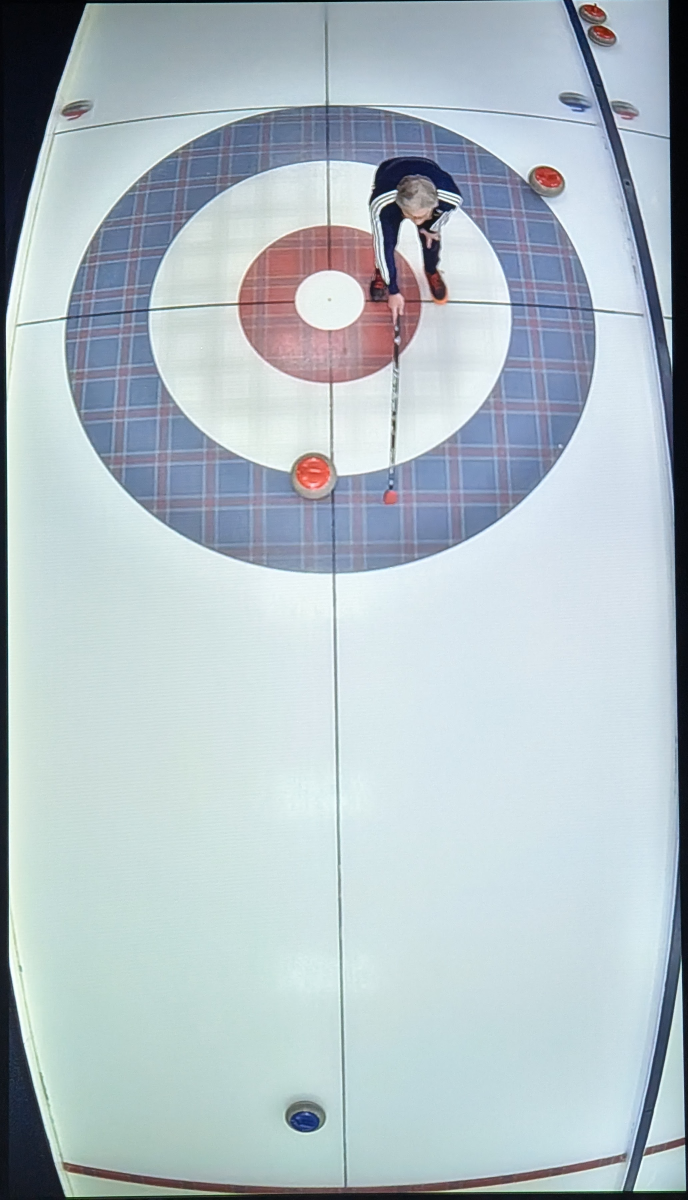
#> input picture sample_sheet.jpg, 2063 x 3600 px, given in place of the camera (shown at 1/3 size)
$ python capture_changed_frames.py
#> lines starting #> are read from the running program, lines starting #| are printed output that depends on the picture
### core/utils.py
import json
import os
import re
import shutil
import subprocess

import cv2


def _preferred_capture_api():
    if os.name == 'nt' and hasattr(cv2, 'CAP_DSHOW'):
        return cv2.CAP_DSHOW  # type: ignore[attr-defined]
    if os.name == 'posix' and hasattr(cv2, 'CAP_V4L2'):
        return cv2.CAP_V4L2  # type: ignore[attr-defined]
    return None


def open_camera(index):
    api = _preferred_capture_api()
    if api is not None:
        cap = cv2.VideoCapture(index, api)
        if cap.isOpened():
            return cap
        cap.release()
    return cv2.VideoCapture(index)


# [80 lines left out: functions list_available_cameras, _windows_camera_friendly_names, _linux_camera_friendly_names, labeled_camera_choices, not called in this run]

### capture_changed_frames.py
import argparse
import cv2
import numpy as np
import os
import sys
import time
from datetime import datetime
from typing import Optional, Tuple

from core.utils import open_camera

# ==== CONFIG ====
DEFAULT_CAMERA_INDEX = 0  # Change to 1, 2, ... if your HDMI-USB device isn't at 0
OUTPUT_DIR = "captured_frames"
LATEST_FRAME_ALIAS = "latest_frame.jpg"
POLL_INTERVAL_SEC = 1.0   # How often to poll (seconds)
CHANGE_THRESHOLD = 5.0    # Mean pixel difference threshold (tune as needed)
COMPARE_WIDTH = 320       # Downscaled width for comparison
COMPARE_HEIGHT = 180      # Downscaled height for comparison
WINDOW_NAME = "Latest captured frame"
DEFAULT_CAMERA_MATRIX = "camera_matrix.npy"
DEFAULT_DIST_COEFFS = "dist_coeffs.npy"
DEFAULT_NEW_CAMERA_MATRIX = "new_camera_matrix.npy"
DEFAULT_HOMOGRAPHY = "homography.npy"
DEFAULT_RECTIFIED_WIDTH = 800
DEFAULT_RECTIFIED_HEIGHT = 1600
DEFAULT_CROP_RECT = "crop_rect.npy"
# =================

def save_frame(frame):
    ts = datetime.now().strftime("%Y%m%d_%H%M%S_%f")
    filename = os.path.join(OUTPUT_DIR, f"frame_{ts}.jpg")
    cv2.imwrite(filename, frame)
    # Keep an easy-to-find alias for the latest capture so it can be shown elsewhere.
    latest_path = os.path.join(OUTPUT_DIR, LATEST_FRAME_ALIAS)
    cv2.imwrite(latest_path, frame)
    print(f"Saved: {filename} (latest -> {latest_path})")
    return filename

class FrameDisplay:
    """Encapsulates the OpenCV window so we can toggle fullscreen/move windows."""

    def __init__(
        self,
        enabled: bool,
        fullscreen: bool = False,
        position: Optional[Tuple[int, int]] = None,
        size: Optional[Tuple[int, int]] = None,
    ) -> None:
        self.enabled = enabled
        if not enabled:
            return

        cv2.namedWindow(WINDOW_NAME, cv2.WINDOW_NORMAL)
        if size and size[0] > 0 and size[1] > 0:
            cv2.resizeWindow(WINDOW_NAME, size[0], size[1])
        if position:
            cv2.moveWindow(WINDOW_NAME, position[0], position[1])
        if fullscreen:
            cv2.setWindowProperty(WINDOW_NAME, cv2.WND_PROP_FULLSCREEN, cv2.WINDOW_FULLSCREEN)

    def show(self, frame):
        if not self.enabled:
            return
        cv2.imshow(WINDOW_NAME, frame)
        key = cv2.waitKey(1) & 0xFF
        if key in (ord("q"), 27):  # Allow quick exit via Q or ESC
            raise KeyboardInterrupt

    def close(self):
        if self.enabled:
            cv2.destroyWindow(WINDOW_NAME)


class FrameCropper:
    """Slices frames using a rect stored in crop_rect.npy (x, y, w, h)."""

    # [8 lines left out: function __init__, not called in this run]

    def __call__(self, frame):
        return frame[self.y:self.y + self.h, self.x:self.x + self.w]


class FrameRectifier:
    """Applies undistort + (optional crop) + perspective warp."""

    # [38 lines left out: functions __init__, __call__, list_available_cameras, not called in this run]

def parse_args():
    parser = argparse.ArgumentParser(description="Capture frames when scene changes")
    parser.add_argument(
        "--camera-index",
        "-c",
        type=int,
        default=DEFAULT_CAMERA_INDEX,
        help="Camera index to open (default: %(default)s)",
    )
    parser.add_argument(
        "--list-cameras",
        action="store_true",
        help="List camera statuses (0..probe-range) and exit",
    )
    parser.add_argument(
        "--probe-range",
        type=int,
        default=3,
        help="Highest index to probe when using --list-cameras",
    )
    parser.add_argument(
        "--no-display",
        action="store_true",
        help="Disable the preview window that shows the last captured frame",
    )
    parser.add_argument(
        "--fullscreen",
        action="store_true",
        help="Show the preview window in fullscreen (useful for HDMI displays)",
    )
    parser.add_argument(
        "--display-x",
        type=int,
        help="Move the preview window to this X coordinate (set to secondary monitor offset)",
    )
    parser.add_argument(
        "--display-y",
        type=int,
        help="Move the preview window to this Y coordinate",
    )
    parser.add_argument(
        "--display-width",
        type=int,
        help="Resize the preview window to this width (ignored when --fullscreen is used)",
    )
    parser.add_argument(
        "--display-height",
        type=int,
        help="Resize the preview window to this height (ignored when --fullscreen is used)",
    )
    parser.add_argument(
        "--rectify",
        action="store_true",
        help="Undistort + warp frames using calibration data (radial_snippet integration)",
    )
    parser.add_argument(
        "--camera-matrix-path",
        default=DEFAULT_CAMERA_MATRIX,
        help="Path to camera_matrix.npy (used with --rectify)",
    )
    parser.add_argument(
        "--dist-coeffs-path",
        default=DEFAULT_DIST_COEFFS,
        help="Path to dist_coeffs.npy (used with --rectify)",
    )
    parser.add_argument(
        "--new-camera-matrix-path",
        default=DEFAULT_NEW_CAMERA_MATRIX,
        help="Path to new_camera_matrix.npy (used with --rectify)",
    )
    parser.add_argument(
        "--homography-path",
        default=DEFAULT_HOMOGRAPHY,
        help="Path to homography.npy (used with --rectify)",
    )
    parser.add_argument(
        "--rectified-width",
        type=int,
        default=DEFAULT_RECTIFIED_WIDTH,
        help="Width of the warped output frame when --rectify is enabled",
    )
    parser.add_argument(
        "--rectified-height",
        type=int,
        default=DEFAULT_RECTIFIED_HEIGHT,
        help="Height of the warped output frame when --rectify is enabled",
    )
    parser.add_argument(
        "--crop",
        action="store_true",
        help="Apply the crop defined in crop_rect.npy (after rectification if enabled)",
    )
    parser.add_argument(
        "--crop-rect-path",
        default=DEFAULT_CROP_RECT,
        help="Path to crop_rect.npy storing [x, y, w, h] (used with --crop)",
    )
    return parser.parse_args()

def main():
    args = parse_args()

    if args.list_cameras:
        list_available_cameras(args.probe_range)
        sys.exit(0)

    os.makedirs(OUTPUT_DIR, exist_ok=True)

    cap = open_camera(args.camera_index)

    if not cap.isOpened():
        raise RuntimeError(f"Cannot open camera at index {args.camera_index}")

    prev_gray_small = None
    display_enabled = not args.no_display
    display_position = None
    if args.display_x is not None and args.display_y is not None:
        display_position = (args.display_x, args.display_y)
    display_size = None
    if args.display_width is not None and args.display_height is not None:
        display_size = (args.display_width, args.display_height)
    frame_display = FrameDisplay(
        enabled=display_enabled,
        fullscreen=args.fullscreen,
        position=display_position,
        size=None if args.fullscreen else display_size,
    )

    cropper: Optional[FrameCropper] = None
    if args.crop:
        if not os.path.exists(args.crop_rect_path):
            raise FileNotFoundError(
                f"Cannot enable --crop; missing rectangle file {args.crop_rect_path}"
            )
        cropper = FrameCropper(args.crop_rect_path)

    rectifier: Optional[FrameRectifier] = None
    post_rect_cropper = cropper
    if args.rectify:
        missing = [
            path
            for path in (
                args.camera_matrix_path,
                args.dist_coeffs_path,
                args.new_camera_matrix_path,
                args.homography_path,
            )
            if not os.path.exists(path)
        ]
        if missing:
            missing_str = ", ".join(missing)
            raise FileNotFoundError(f"Cannot enable --rectify; missing files: {missing_str}")
        rectifier = FrameRectifier(
            camera_matrix_path=args.camera_matrix_path,
            dist_coeffs_path=args.dist_coeffs_path,
            new_camera_matrix_path=args.new_camera_matrix_path,
            homography_path=args.homography_path,
            out_width=args.rectified_width,
            out_height=args.rectified_height,
            cropper=cropper,
        )
        post_rect_cropper = None

    try:
        while True:
            ret, raw_frame = cap.read()
#> raw_frame is the input picture: shape (3600, 2063, 3); mean B, G, R 197.9, 191.2, 177.6
            if not ret:
                print("Warning: failed to read frame from capture device")
                time.sleep(POLL_INTERVAL_SEC)
                continue

            frame = rectifier(raw_frame) if rectifier else raw_frame
            frame = post_rect_cropper(frame) if post_rect_cropper else frame

            frame_small = cv2.resize(frame, (COMPARE_WIDTH, COMPARE_HEIGHT))
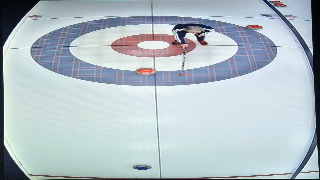
#> frame_small: shape (180, 320, 3); mean B, G, R 198.1, 191.4, 177.8
            gray_small = cv2.cvtColor(frame_small, cv2.COLOR_BGR2GRAY)
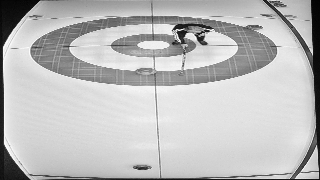
#> gray_small: shape (180, 320); min 2, max 253, mean 188.1

            if prev_gray_small is None:
                save_frame(frame)
                frame_display.show(frame)
#> (key q is pressed here)
                prev_gray_small = gray_small
            else:
                diff = cv2.absdiff(gray_small, prev_gray_small)
                mean_diff = diff.mean()

                if mean_diff >= CHANGE_THRESHOLD:
                    save_frame(frame)
                    frame_display.show(frame)
                    prev_gray_small = gray_small

            time.sleep(POLL_INTERVAL_SEC)

    except KeyboardInterrupt:
        print("Stopping capture.")

    finally:
        cap.release()
        frame_display.close()


if __name__ == "__main__":
    main()

$ run again, on undist_best.jpg
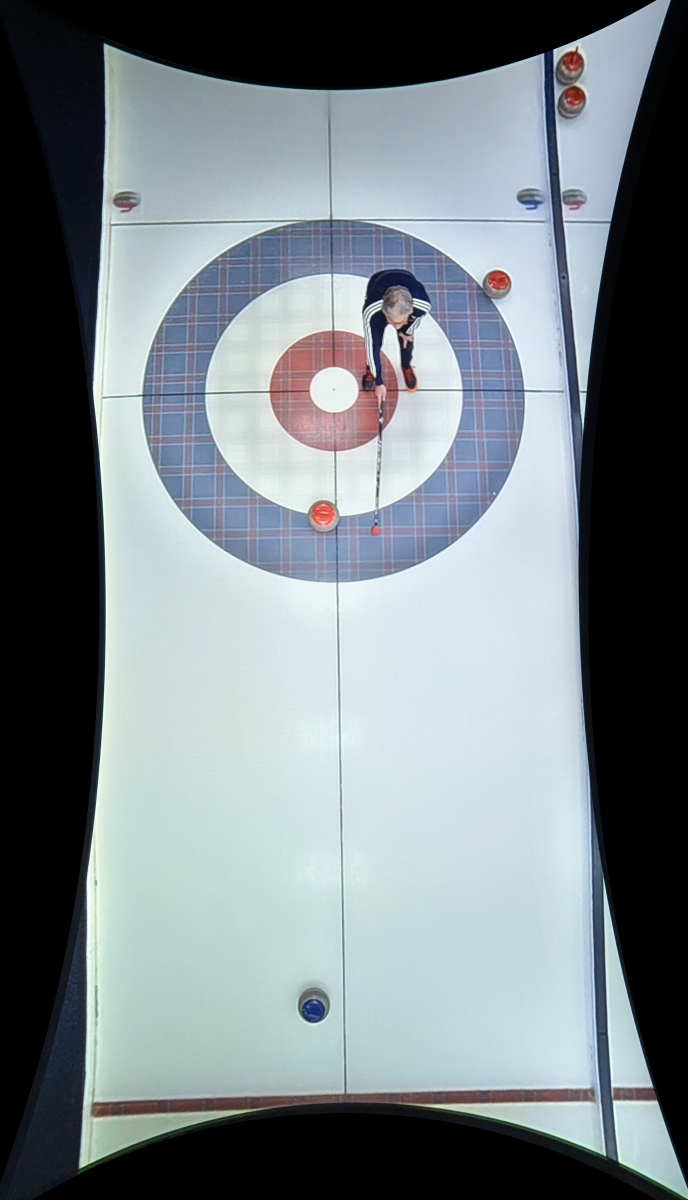
#> input picture undist_best.jpg, 2063 x 3600 px, given in place of the camera (shown at 1/3 size)
#> in main, raw_frame is the input picture: shape (3600, 2063, 3); mean B, G, R 134.9, 130.3, 120.2
#> in main, `frame_small = cv2.resize(frame, (COMPARE_WIDTH, COMPARE_HEIGHT))`:
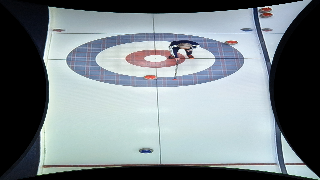
#> frame_small: shape (180, 320, 3); mean B, G, R 134.9, 130.3, 120.3
#> in main, `gray_small = cv2.cvtColor(frame_small, cv2.COLOR_BGR2GRAY)`:
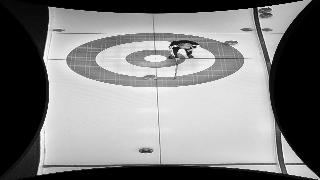
#> gray_small: shape (180, 320); min 0, max 253, mean 127.8

$ run again, on undistort_grid.jpg
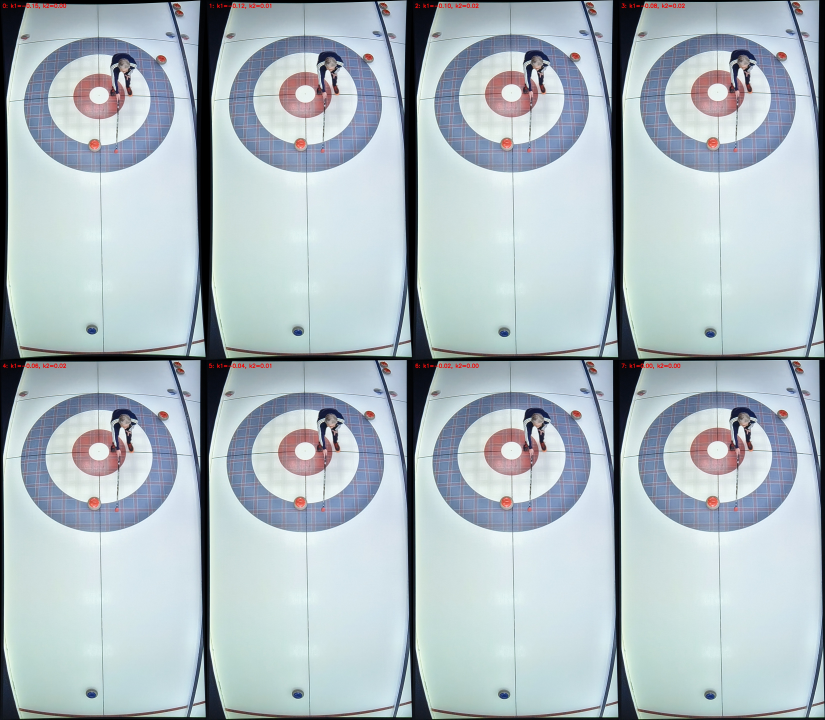
#> input picture undistort_grid.jpg, 3300 x 2880 px, given in place of the camera (shown at 1/4 size)
#> in main, raw_frame is the input picture: shape (2880, 3300, 3); mean B, G, R 193.1, 186.6, 173.5
#> in main, `frame_small = cv2.resize(frame, (COMPARE_WIDTH, COMPARE_HEIGHT))`:
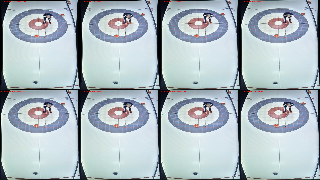
#> frame_small: shape (180, 320, 3); mean B, G, R 193.2, 186.7, 173.6
#> in main, `gray_small = cv2.cvtColor(frame_small, cv2.COLOR_BGR2GRAY)`:
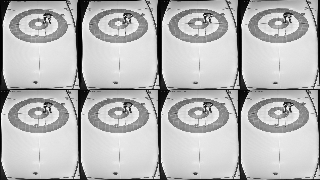
#> gray_small: shape (180, 320); min 0, max 252, mean 183.5
